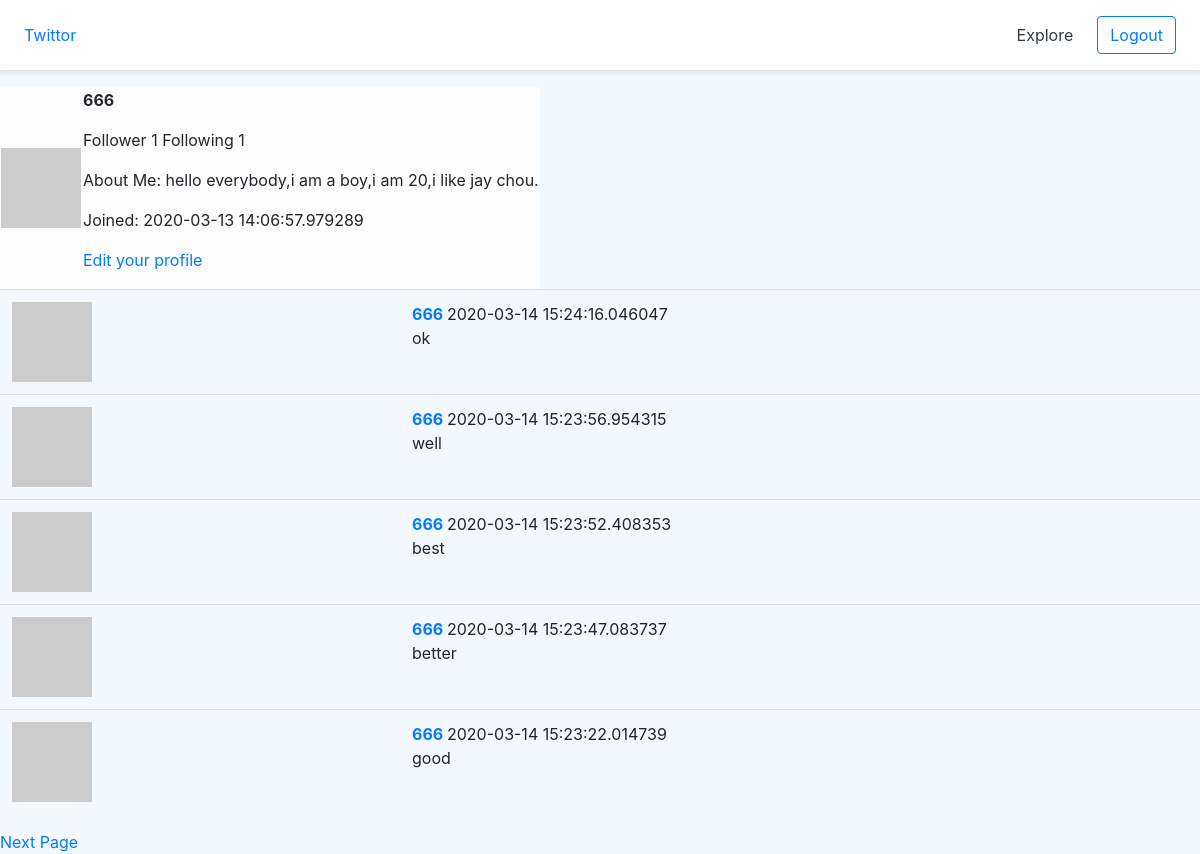
/666 (signed in), run on the app's committed database.
### twittor/models/user.py (models this page shows, shortened)
class User(UserMixin,db.Model):#通过继承db.Model创建class User
    id = db.Column (db.Integer , primary_key= True )
    username = db.Column (db.String(64), unique=True ,index = True )#加上index是因为速度会快一些
    email = db.Column(db.String(64),unique= True,index=True)
    password_hash = db.Column(db.String(128))
    about_me= db.Column(db.String(128))
    create_time = db.Column(db.DateTime, default=datetime.utcnow)
    tweets = db.relationship('Tweet',backref = 'author',lazy='dynamic')#这里的'Tweet'里的,用来了解一个用户发了多少个推特，不是表中的一列
    followed = db.relationship (
        'User',secondary=followers,
        primaryjoin=(followers.c.follower_id == id),
        secondaryjoin=(followers.c.followed_id == id),
        backref=db.backref('followers', lazy='dynamic'), lazy = 'dynamic')
    def avatar(self,size = 80):
        md5_digest = md5(self.email.lower().encode('utf-8')).hexdigest()
        return 'https://www.gravatar.com/avatar/{}?d=identicon&s={}'.format(md5_digest,size)

### twittor/models/tweet.py (models this page shows, shortened)
class Tweet(db.Model):
    id = db.Column (db.Integer ,primary_key = True)
    body = db.Column(db.String(140))
    create_time = db.Column(db.DateTime,default= datetime.utcnow)
    user_id = db.Column(db.Integer ,db.ForeignKey('user.id'))#这里的'user,id'里的user不是class那个user而是所建的表的user。user_id必须是user那个table里面的id，所以用ForeignKey关联user里面的id

### twittor/route.py (the view, shortened to what this page needs)
@login_required
def user(username):
    u = User.query.filter_by(username = username).first()
    if u is None:
        abort(404)
    page_num = int(request.args.get('page') or 1)
    tweets = u.tweets.order_by(Tweet.create_time.desc()).paginate(page=page_num,
                                                                  per_page=current_app.config['TWEET_PER_PAGE'],
                                                                  error_out=False)
    next_url = url_for('profile', page=tweets.next_num, username=username) if tweets.has_next else None
    prev_url = url_for('profile', page=tweets.prev_num, username=username) if tweets.has_prev else None
    return render_template('user.html',tittle = 'Profile',next_url=next_url,prev_url=prev_url,tweets = tweets.items ,user = u )

### twittor/models/user.py (called while the page is built)
@login_manager.user_loader
def load_user(id):
    return User.query.get(int(id))

### twittor/templates/user.html (shortened to what this page needs)
{% extends "base.html" %}
{% block content %}
    <table class="table-light">
    <tr>
        <td><img src = "{{ user.avatar(200) }}" alt=""></td>
        <td>
            <p><b>{{ user.username }}</b>
               <p>
                  Follower {{ user.followers.count() }}  Following  {{ user.followed.count() }}
                </p>
             </p>
            {% if user.about_me %}
            <p>About Me: {{ user.about_me }}</p>
            {% endif %}
            {% if user.create_time %}
            <p>Joined: {{ user.create_time }}</p>
            {% endif %}
            {% if user == current_user %}
            <P><a href = "{{ url_for('edit_profile') }}">Edit your profile</a></P>
            {% endif %}
        </td>
    </tr>
</table>
{% include '_tweets.html' %}
    {% if next_url %}
    <a href="{{ next_url }}">Next Page</a>
    {% endif  %}
{% endblock %}

### twittor/templates/_tweets.html
<table class="table table-hover">
  {% for tweet in tweets %}
    <tr valign="top">
        <td><img src = "{{ tweet.author.avatar(48) }}" alt=""></td>
        <td class="col-md-8 align-left">
            <a href="{{ url_for('profile',username =  tweet.author.username) }}"><b>{{ tweet.author.username }} </b></a>
            {{ tweet.create_time }}<br>
            {{ tweet.body }}
        </td>
    </tr>
   {% endfor %}
</table>

### data on the page
User: username "666", about_me "hello everybody,i am a boy,i am 20,i like jay chou.", create_time "2020-03-13 14:06:57.979289"
Tweet: author.username "666", create_time "2020-03-14 15:24:16.046047", body "ok"
Tweet: author.username "666", create_time "2020-03-14 15:23:56.954315", body "well"
Tweet: author.username "666", create_time "2020-03-14 15:23:52.408353", body "best"
Tweet: author.username "666", create_time "2020-03-14 15:23:47.083737", body "better"
Tweet: author.username "666", create_time "2020-03-14 15:23:22.014739", body "good"

### other printed values
{{ user.followers.count() }} "1"
{{ user.followed.count() }} "1"
